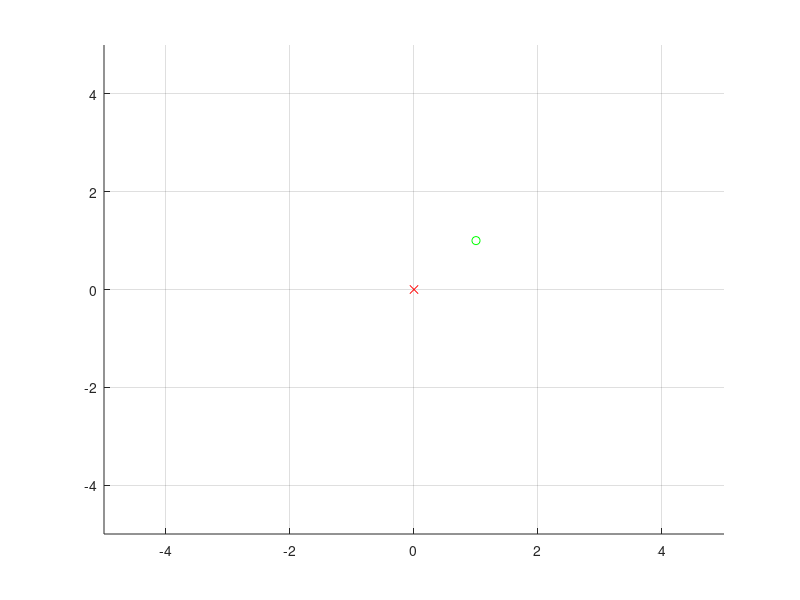

Source code (MATLAB): (Note: this script raises an error after producing the figure.)
clc
clear
close all
%%

Z0 = [1; -1; 1; -1];
ZF = [0; 0; 0; 0];

horizon = 1.0;

figure
hold on
grid on
current_pos = plot(Z0(1), Z0(3), 'og');
desired_pos = plot(ZF(1), ZF(3), 'xr');
xlim([-5 5])
ylim([-5 5]);

sim_time = 10;
sim_time_step = 0.02;
tic
for k = 1:round(sim_time/sim_time_step)

    t = k*sim_time_step;
    Z0 = Z0 + diODE(t, Z0, [0; 0], sim_time_step);

    set(current_pos, 'xdata', Z0(1), 'ydata', Z0(3));

    pause(t - toc);
end

function dZ = diODE(~, Z, U, T)
A = [0 T 0 0;
    0 0 0 0;
    0 0 0 T;
    0 0 0 0];
B = [0 0;
    T 0;
    0 0;
    0 T];
dZ = A*Z + B*U;
end